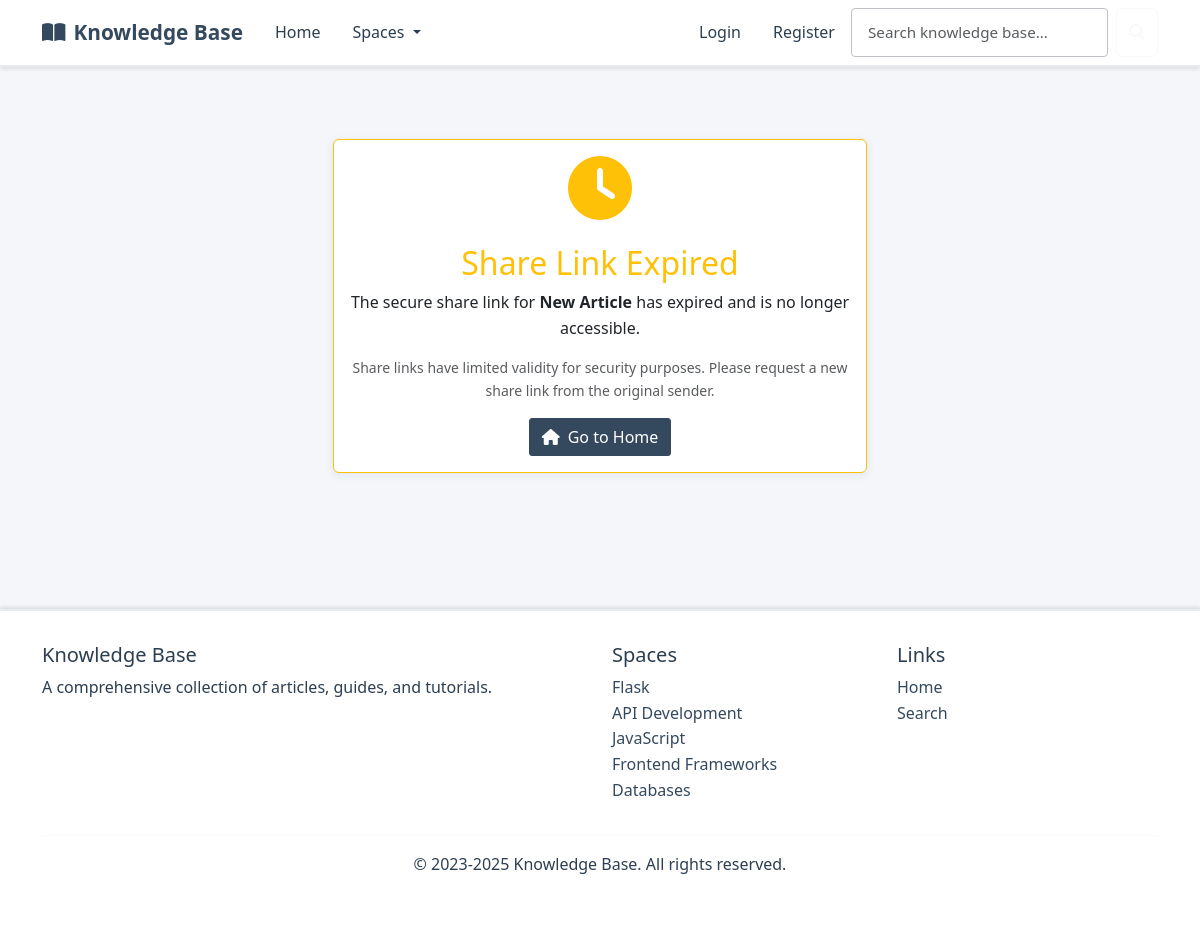
The page /shared/lYwJZstNT9rUmtcREBTrP0iazPXGRILIufypbJhs7zU/ on the database its author committed.
### kb/models.py (models this page shows, shortened)
class Article(models.Model):
    STATUS_CHOICES = [
        ('draft', 'Draft'),
        ('live', 'Live'),
        ('archive', 'Archive'),
    ]
    title = models.CharField(max_length=200)
    summary = models.TextField()
    space = models.ForeignKey(Space, on_delete=models.CASCADE, related_name='articles')
    author = models.ForeignKey(User, on_delete=models.CASCADE, related_name='articles', null=True, blank=True)
    status = models.CharField(max_length=10, choices=STATUS_CHOICES, default='draft')
    tags = models.ManyToManyField(Tag, blank=True, related_name='articles')
    legacy_tags = models.JSONField(default=list, help_text="Legacy tags for backward compatibility")
    created_at = models.DateField(default=timezone.now)
    updated_at = models.DateField(default=timezone.now)

class Space(models.Model):
    ICON_CHOICES = [
        ('fas fa-folder', 'Folder'),
        ('fas fa-book', 'Book'),
        ('fas fa-lightbulb', 'Lightbulb'),
        ('fas fa-cog', 'Settings'),
        ('fas fa-rocket', 'Rocket'),
        ('fas fa-star', 'Star'),
        ('fas fa-heart', 'Heart'),
        ('fas fa-trophy', 'Trophy'),
        ('fas fa-graduation-cap', 'Education'),
        ('fas fa-code', 'Code'),
        ('fas fa-database', 'Database'),
        ('fas fa-shield-alt', 'Security'),
        ('fas fa-users', 'Team'),
        ('fas fa-chart-line', 'Analytics'),
        ('fas fa-puzzle-piece', 'Puzzle'),
        ('fas fa-tools', 'Tools'),
        ('fas fa-globe', 'Global'),
        ('fas fa-mobile-alt', 'Mobile'),
        ('fas fa-cloud', 'Cloud'),
        ('fas fa-fire', 'Fire'),
    ]
    name = models.CharField(max_length=100)
    description = models.TextField()
    label = models.ForeignKey(Label, on_delete=models.SET_NULL, null=True, blank=True, related_name='spaces')
    icon = models.CharField(max_length=50, choices=ICON_CHOICES, default='fas fa-folder')
    class Meta:
        verbose_name_plural = "Spaces"

### kb/views.py (the view, shortened to what this page needs)
# urls.py: path('shared/<str:token>/', views.shared_article, name='shared_article'),
def shared_article(request, token):
    try:
        share_link = get_object_or_404(SecureShareLink, token=token)
        if not share_link.is_valid:
            if share_link.is_expired:
                return render(request, 'shared_expired.html', {
                    'title': 'Link Expired',
                    'article_title': share_link.article.title
                })
            else:
                return render(request, 'shared_inactive.html', {
                    'title': 'Link Inactive',
                    'article_title': share_link.article.title
                })
    except SecureShareLink.DoesNotExist:
        return render(request, 'shared_not_found.html', {
            'title': 'Share Link Not Found'
        })

### kb/context_processors.py (called while the page is built)
def categories_processor(request):
    return {
        'spaces': Space.objects.all()
    }

### kb/models.py (called while the page is built)
    @property
    def is_expired(self):
        return timezone.now() > self.expires_at

    @property
    def is_valid(self):
        return self.is_active and not self.is_expired

### templates/shared_expired.html (shortened to what this page needs)
{% extends 'layout.html' %}
{% block content %}
<div class="container py-5">
    <div class="row justify-content-center">
        <div class="col-md-6">
            <div class="card border-warning">
                <div class="card-body text-center">
                    <div class="mb-4">
                        <i class="fas fa-clock text-warning" style="font-size: 4rem;"></i>
                    </div>
                    <h2 class="card-title text-warning">Share Link Expired</h2>
                    <p class="card-text">
                        The secure share link for <strong>{{ article_title }}</strong> has expired
                        and is no longer accessible.
                    </p>
                    <p class="text-muted small">
                        Share links have limited validity for security purposes.
                        Please request a new share link from the original sender.
                    </p>
                    <a href="{% url 'index' %}" class="btn btn-primary">
                        <i class="fas fa-home me-2"></i>Go to Home
                    </a>
                </div>
            </div>
        </div>
    </div>
</div>
{% endblock %}

### templates/layout.html (shortened to what this page needs)
{% load static %}
<!DOCTYPE html>
<html lang="en">
<head>
    <link href="https://cdn.jsdelivr.net/npm/bootstrap@5.3.0/dist/css/bootstrap.min.css" rel="stylesheet">
    <link rel="stylesheet" href="https://cdnjs.cloudflare.com/ajax/libs/font-awesome/6.4.0/css/all.min.css">
    <link rel="stylesheet" href="https://cdnjs.cloudflare.com/ajax/libs/highlight.js/11.7.0/styles/github-dark.min.css">
    <link rel="stylesheet" href="{% static 'css/custom.css' %}">
</head>
<body>
    <nav class="navbar navbar-expand-lg" style="background-color: #ffffff; border-bottom: 2px solid #e9ecef; box-shadow: 0 2px 4px rgba(0,0,0,0.1);">
        <div class="container">
            <a class="navbar-brand" href="{% url 'index' %}">
                <i class="fas fa-book-open me-2"></i>Knowledge Base
            </a>
            <div class="collapse navbar-collapse" id="navbarMain">
                <ul class="navbar-nav me-auto">
                    <li class="nav-item">
                        <a class="nav-link {% if request.path == '/' %}active{% endif %}" href="{% url 'index' %}">Home</a>
                    </li>
                    <li class="nav-item dropdown">
                        <a class="nav-link dropdown-toggle" href="#" id="spacesDropdown" role="button" data-bs-toggle="dropdown" aria-expanded="false">
                            Spaces
                        </a>
                    </li>
                </ul>
                <ul class="navbar-nav ms-auto">
                    {% if user.is_authenticated %}
                    <li class="nav-item dropdown">
                        <a class="nav-link dropdown-toggle" href="#" id="userDropdown" role="button" data-bs-toggle="dropdown" aria-expanded="false">
                            <i class="fas fa-user me-1"></i>{{ user.username }}
                        </a>
                        <ul class="dropdown-menu dropdown-menu-end" aria-labelledby="userDropdown">
                            <li><a class="dropdown-item" href="{% url 'logout' %}">Logout</a></li>
                        </ul>
                    </li>
                    {% else %}
                    <li class="nav-item">
                        <a class="nav-link {% if request.path == '/login/' %}active{% endif %}" href="{% url 'login' %}">Login</a>
                    </li>
                    <li class="nav-item">
                        <a class="nav-link {% if request.path == '/register/' %}active{% endif %}" href="{% url 'register' %}">Register</a>
                    </li>
                    {% endif %}
                </ul>
                <div class="d-flex position-relative">
                    <form id="searchForm" class="d-flex" action="{% url 'search' %}" method="get">
                        <input id="searchInput" class="form-control me-2" type="search" placeholder="Search knowledge base..." aria-label="Search" name="q">
                        <button class="btn btn-outline-light" type="submit">
                            <i class="fas fa-search"></i>
                        </button>
                    </form>
                </div>
            </div>
        </div>
    </nav>
    <main class="container py-4">
        {% block content %}{% endblock %}
    </main>
    <footer class="footer">
        <div class="container">
            <div class="row">
                <div class="col-md-6">
                    <h5>Knowledge Base</h5>
                    <p>A comprehensive collection of articles, guides, and tutorials.</p>
                </div>
                <div class="col-md-3">
                    <h5>Spaces</h5>
                    <ul class="list-unstyled">
                        {% for space in spaces %}
                        <li><a href="{% url 'space_detail' space_id=space.id %}" class="text-decoration-none" style="color: var(--primary-corporate);">{{ space.name }}</a></li>
                        {% endfor %}
                    </ul>
                </div>
                <div class="col-md-3">
                    <h5>Links</h5>
                    <ul class="list-unstyled">
                        <li><a href="{% url 'index' %}" class="text-decoration-none" style="color: var(--primary-corporate);">Home</a></li>
                        <li><a href="{% url 'search' %}" class="text-decoration-none" style="color: var(--primary-corporate);">Search</a></li>
                    </ul>
                </div>
            </div>
            <hr style="border-color: #e9ecef;">
            <div class="text-center">
                <p>&copy; 2023-2025 Knowledge Base. All rights reserved.</p>
            </div>
        </div>
    </footer>
</body>
</html>

### static/css/custom.css (style rules this page uses)
:root { --primary-corporate: #34495e; --secondary-corporate: #2c3e50; --accent-corporate: #3498db; --success-corporate: #27ae60; --warning-corporate: #f39c12; --danger-corporate: #e74c3c; --light-corporate: #ecf0f1; --dark-corporate: #2c3e50; --background-corporate: #f4f6f9; --text-corporate: #2c3e50; --border-corporate: #bdc3c7; --shadow-corporate: rgba(52, 73, 94, 0.1); }
body { background-color: var(--background-corporate); color: var(--text-corporate); font-family: 'Segoe UI', Tahoma, Geneva, Verdana, sans-serif; line-height: 1.6; }
.navbar-brand { color: var(--primary-corporate) !important; font-weight: 600; font-size: 1.3rem; }
.navbar-nav .nav-link { color: var(--text-corporate) !important; font-weight: 500; padding: 0.5rem 1rem !important; transition: all 0.3s ease; border-radius: 4px; }
.btn-primary { background-color: var(--primary-corporate); border-color: var(--primary-corporate); font-weight: 500; border-radius: 3px; }
.card { background-color: #ffffff; border: 1px solid var(--border-corporate); border-radius: 6px; box-shadow: 0 2px 8px var(--shadow-corporate); transition: all 0.3s ease; }
.form-control { border: 1px solid var(--border-corporate); border-radius: 4px; padding: 0.75rem 1rem; font-size: 0.95rem; }
.footer { margin-top: 4rem; padding: 2rem 0; border-top: 1px solid var(--bs-border-color); }
.footer { margin-top: 4rem; padding: 2rem 0; background-color: #ffffff; color: var(--text-corporate); border-top: 2px solid #e9ecef; box-shadow: 0 -2px 4px rgba(0,0,0,0.1); }

### rows shown on the page
Article: title "New Article"
Space: name "Flask"
Space: name "API Development"
Space: name "JavaScript"
Space: name "Frontend Frameworks"
Space: name "Databases"
